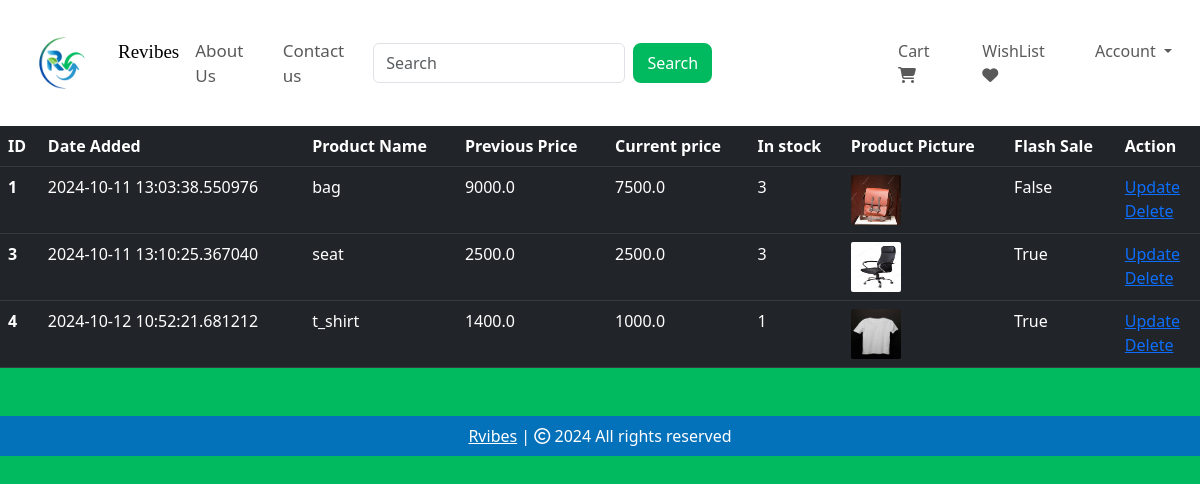
Screenshot of /shop_items (signed in) with the database file from the repository.
### website/models.py (models this page shows, shortened)
class Product(db.Model):
    id= db.Column(db.Integer, primary_key=True)
    product_name = db.Column(db.String(100), nullable=False)
    current_price = db.Column(db.Float, nullable=False)
    previous_price = db.Column(db.Float, nullable=False)
    in_stock = db.Column(db.Integer, nullable=False)
    product_picture = db.Column(db.String(1000), nullable=False)
    flash_sale = db.Column(db.Boolean, default=False)
    date_added = db.Column(db.DateTime, default=datetime.utcnow)
    carts = db.relationship('Cart', backref=db.backref('product', lazy=True))
    orders = db.relationship('Order', backref=db.backref('product', lazy=True))

### website/admin.py (the view)
@admin.route('shop_items', methods=['GET', 'POST'])
@login_required
def shop_items():
    if current_user.id == 1:
        items = Product.query.order_by(Product.date_added).all()
        return render_template('shop_items.html', items=items)
    render_template('404.html')

### website/__init__.py (called while the page is built)
def create_app():
    app = Flask(__name__)
    app.config['SECRET_KEY'] = 'vdgdggehddjjdjdn'
    app.config['SQLALCHEMY_DATABASE_URI'] = f'sqlite:///{DB_NAME}'
    db.init_app(app)
    @app.errorhandler(404)
    def page_not_found(error):
        return render_template('404.html')
    login_manager = LoginManager()
    login_manager.init_app(app)
    login_manager.login_view = 'auth.login'
    @login_manager.user_loader
    def load_user(id):
        return Customer.query.get(int(id))
    from .views import views
    from .auth import auth
    from .admin import admin
    from .models import Customer, Cart, Product, Order
    app.register_blueprint(views, url_prefix='/')
    app.register_blueprint(auth, url_prefix='/')
    app.register_blueprint(admin, url_prefix='/')
    with app.app_context():
        create_database()
    return app

### website/templates/shop_items.html (shortened to what this page needs)
{% extends 'base.html' %}
{% block body %}
{% if items | length < 1 %}
<h3 style="color:white;">No Shop Items </h3>
{% else %}
<table class="table table-dark table-hover">
    <thead>
        <tr>
            <th scope="col">ID</th>
            <th scope="col">Date Added</th>
            <th scope="col">Product Name</th>
            <th scope="col">Previous Price</th>
            <th scope="col">Current price</th>
            <th scope="col">In stock</th>
            <th scope="col">Product Picture</th>
            <th scope="col">Flash Sale</th>
            <th scope="col">Action</th>
        </tr>
    </thead>
    <tbody>
        {% for item in items %}
        <tr>
            <th scope="row">{{ item.id }}</th>
            <td>{{ item.date_added }}</td>
            <td>{{ item.product_name }}</td>
            <td>{{ item.previous_price }}</td>
            <td>{{ item.current_price }}</td>
            <td>{{ item.in_stock }}</td>
            <td><img src="{{ item.product_picture }}" alt="" style="height: 50px; width: 50px; border-radius: 2px;"></td>
            <td>{{ item.flash_sale }}</td>
            <td>
                <a href="/update_item/{{ item.id }}">Update</a>
                <br>
                <a href="/delete_item/{{ item.id }}">Delete</a>
            </td>
        </tr>
         {% endfor %}
    </tbody>
</table>
{% endif %}
{% endblock %}

### rows the page displays
Product: id "1", date_added "2024-10-11 13:03:38.550976", product_name "bag", previous_price "9000.0", current_price "7500.0", in_stock "3", product_picture (picture), flash_sale "False"
Product: id "3", date_added "2024-10-11 13:10:25.367040", product_name "seat", previous_price "2500.0", current_price "2500.0", in_stock "3", product_picture (picture), flash_sale "True"
Product: id "4", date_added "2024-10-12 10:52:21.681212", product_name "t_shirt", previous_price "1400.0", current_price "1000.0", in_stock "1", product_picture (picture), flash_sale "True"
